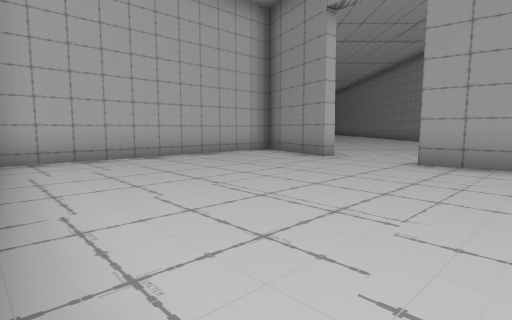
view 1 (above)

24 first-person views from a walk through a scene from a Unity 3-D project. The camera is 1.3 m above the floor, tilts 6° down and sees 80° across. The floor is counted in squares, 2 m on a side. Each view is taken from the middle of a square. On the plan, view 1 faces up. The plan holds only what a view shows up to about 10 squares ahead; the rest is blank. The place goes on beyond the plan.

view 2
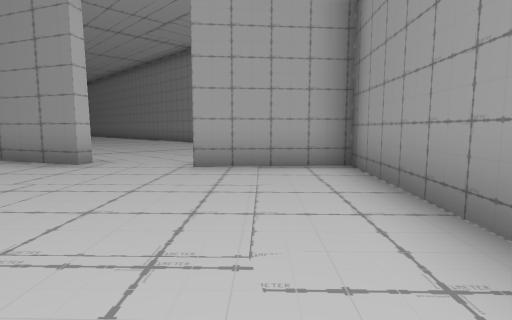

view 3
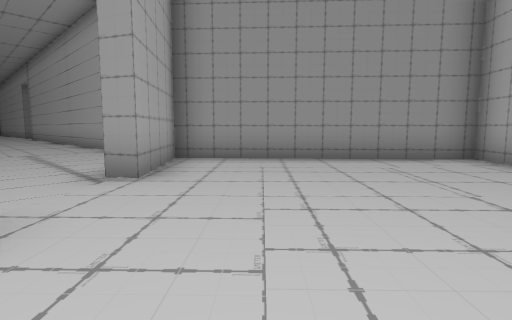

view 4
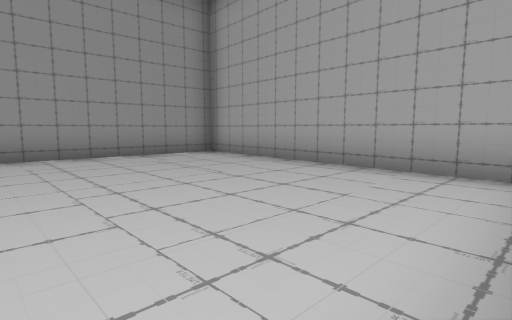

view 5
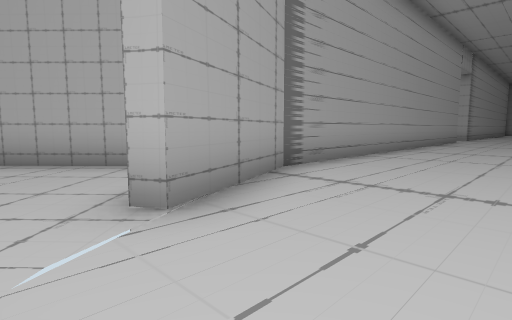

view 6
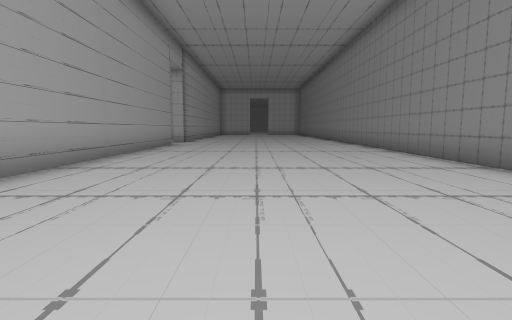

view 7
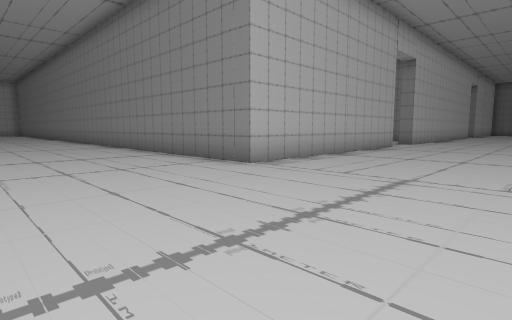

view 8
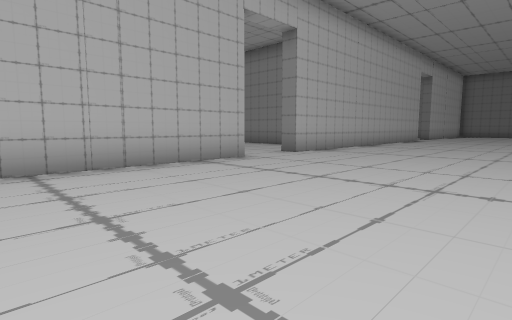

view 9
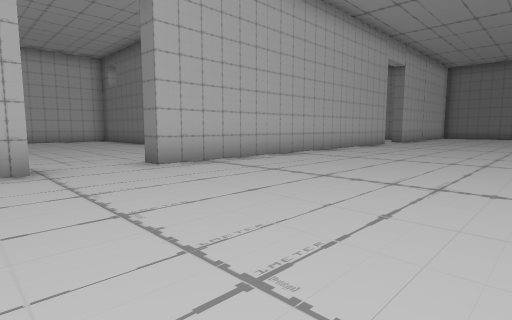

view 10
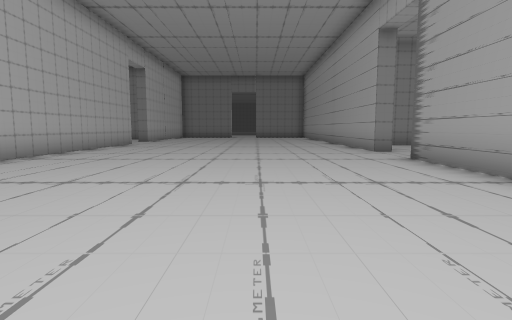

view 11
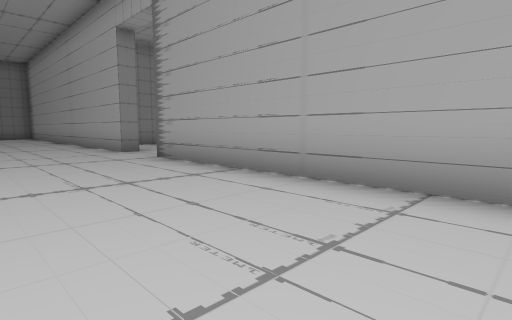

view 12
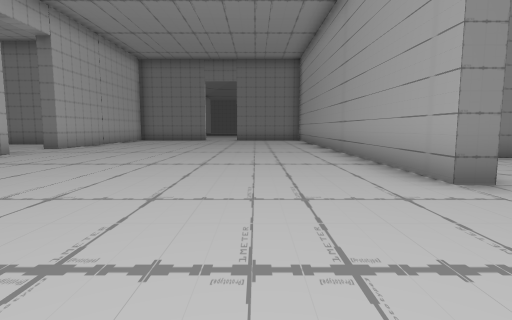

view 13
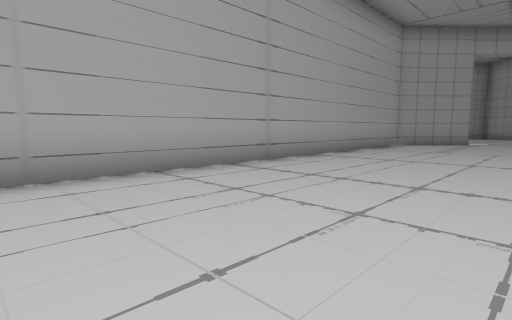

view 14
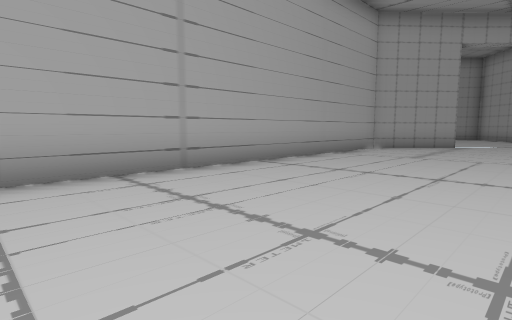

view 15
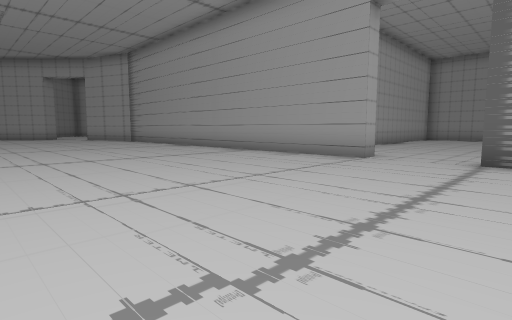

view 16
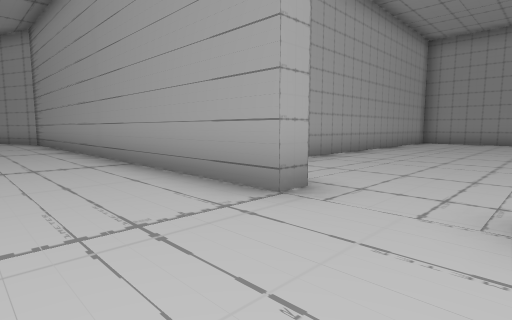

view 17
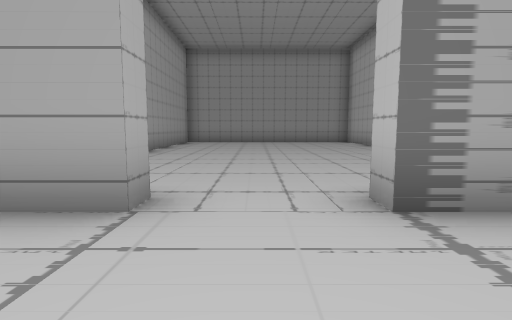

view 18
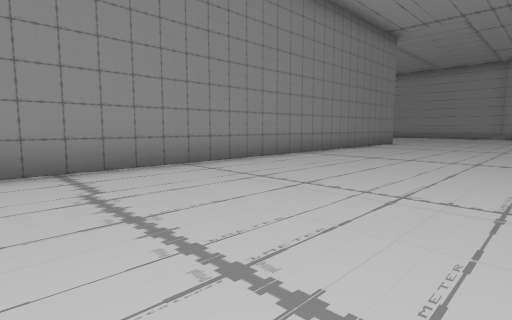

view 19
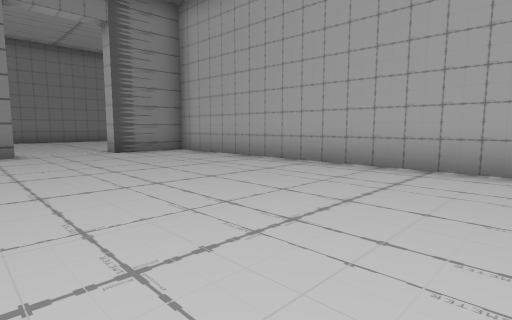

view 20
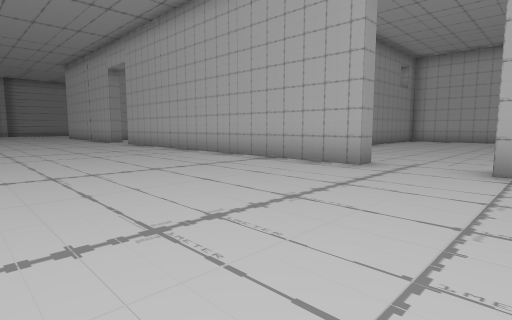

view 21
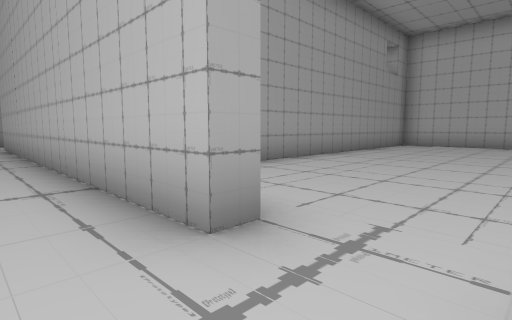

view 22
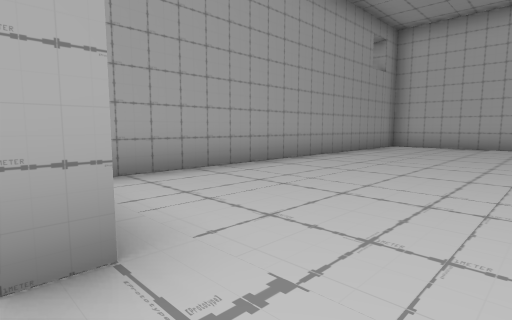

view 23
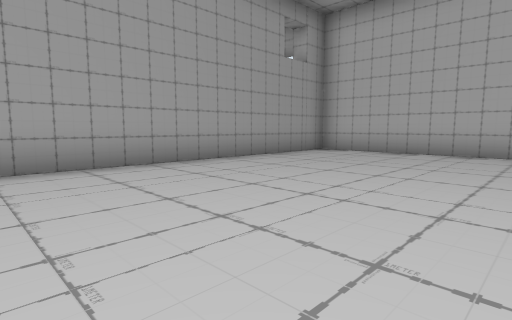

view 24
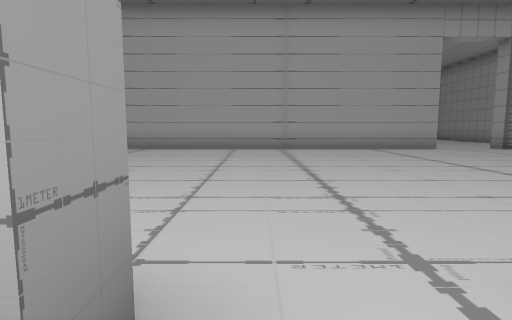

### Floor plan
Points are (right, up) in squares from view 1. A wall is a line through its corners. A room is listed if a view was taken in it or the views show most of it. See-through windows are left out.
Room 1 (views 1, 2, 3, 4)
walls: (1.9, 7.2) (1.5, 7) (0.4, 9.5) (-4.3, 5); (-4, 4.4) (0.2, -0.6) (4.9, 3.6) (2.8, 5.3)
ways out: opening at (3, 6) to room 2
Room 2 (views 5, 6, 7, 8, 9, 10, 11, 12, 13, 14, 15, 16, 17, 18, 19, 20, 21, 22, 23, 24)
walls: (14.8, 12.1) (7.9, 12.1) (7.9, 24.6); (5.1, 3.7) (20.5, 3.7); (2.8, 5.3) (3.3, 5.6) (5.4, 3.7); (22.5, 3.7) (29.5, 3.7); (26.5, 12.6) (26.5, 12.1) (16.6, 12.1); (29.1, 12.1) (28.4, 12.1) (28.4, 12.6); (0.7, 25) (0.7, 24.1) (0.1, 24.1); (28.4, 23.2) (23.8, 23.2) (23.8, 13.5); (-7.7, 19.9) (0.2, 20) (0.2, 22) (0.7, 22) (0.7, 10) (1.9, 7.2)
ways out: opening at (3, 6) to room 1; opening at (15.5, 12); opening at (21.5, 4)

Where each view was taken, in squares from view 1:
view 1: 0 up, 0 right, facing up
view 2: 1 up, 0 right, facing up-right
view 3: 7 up, 1 left, facing down-right
view 4: 8 up, 1 left, facing down
view 5: 6 up, 4 right, facing up-left
view 6: 10 up, 4 right, facing up
view 7: 8 up, 4 right, facing up-right
view 8: 7 up, 10 right, facing up-right
view 9: 7 up, 14 right, facing up-right
view 10: 7 up, 14 right, facing right
view 11: 7 up, 14 right, facing down-right
view 12: 6 up, 19 right, facing right
view 13: 8 up, 17 right, facing down-left
view 14: 8 up, 15 right, facing down-left
view 15: 25 up, 7 right, facing down-left
view 16: 24 up, 3 right, facing down-left
view 17: 23 up, 3 right, facing left
view 18: 25 up, 3 right, facing down-right
view 19: 25 up, 8 left, facing down-right
view 20: 7 up, 29 right, facing up-left
view 21: 11 up, 28 right, facing up-left
view 22: 12 up, 28 right, facing up-left
view 23: 15 up, 29 right, facing up-left
view 24: 13 up, 28 right, facing down
